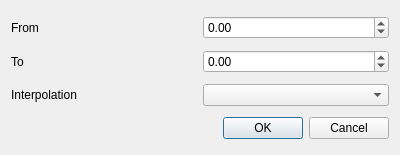
<?xml version="1.0" encoding="UTF-8"?>
<ui version="4.0">
 <class>DAscale</class>
 <widget class="QDialog" name="DAscale">
  <property name="geometry">
   <rect>
    <x>0</x>
    <y>0</y>
    <width>400</width>
    <height>155</height>
   </rect>
  </property>
  <property name="windowTitle">
   <string>Dialog</string>
  </property>
  <layout class="QVBoxLayout" name="verticalLayout">
   <item>
    <layout class="QHBoxLayout" name="horizontalLayout_2">
     <item>
      <widget class="QLabel" name="label">
       <property name="text">
        <string>From</string>
       </property>
      </widget>
     </item>
     <item>
      <widget class="QDoubleSpinBox" name="doubleSpinBox">
       <property name="minimum">
        <double>-99.000000000000000</double>
       </property>
       <property name="singleStep">
        <double>0.010000000000000</double>
       </property>
      </widget>
     </item>
    </layout>
   </item>
   <item>
    <layout class="QHBoxLayout" name="horizontalLayout">
     <item>
      <widget class="QLabel" name="label_2">
       <property name="text">
        <string>To</string>
       </property>
      </widget>
     </item>
     <item>
      <widget class="QDoubleSpinBox" name="doubleSpinBox_2">
       <property name="minimum">
        <double>-99.000000000000000</double>
       </property>
       <property name="maximum">
        <double>99.989999999999995</double>
       </property>
       <property name="singleStep">
        <double>0.010000000000000</double>
       </property>
      </widget>
     </item>
    </layout>
   </item>
   <item>
    <layout class="QHBoxLayout" name="horizontalLayout_3">
     <item>
      <widget class="QLabel" name="label_3">
       <property name="text">
        <string>Interpolation</string>
       </property>
      </widget>
     </item>
     <item>
      <widget class="QComboBox" name="comboBox"/>
     </item>
    </layout>
   </item>
   <item>
    <widget class="QDialogButtonBox" name="buttonBox">
     <property name="orientation">
      <enum>Qt::Horizontal</enum>
     </property>
     <property name="standardButtons">
      <set>QDialogButtonBox::Cancel|QDialogButtonBox::Ok</set>
     </property>
    </widget>
   </item>
  </layout>
 </widget>
 <resources/>
 <connections>
  <connection>
   <sender>buttonBox</sender>
   <signal>accepted()</signal>
   <receiver>DAscale</receiver>
   <slot>accept()</slot>
   <hints>
    <hint type="sourcelabel">
     <x>248</x>
     <y>254</y>
    </hint>
    <hint type="destinationlabel">
     <x>157</x>
     <y>274</y>
    </hint>
   </hints>
  </connection>
  <connection>
   <sender>buttonBox</sender>
   <signal>rejected()</signal>
   <receiver>DAscale</receiver>
   <slot>reject()</slot>
   <hints>
    <hint type="sourcelabel">
     <x>316</x>
     <y>260</y>
    </hint>
    <hint type="destinationlabel">
     <x>286</x>
     <y>274</y>
    </hint>
   </hints>
  </connection>
 </connections>
</ui>
